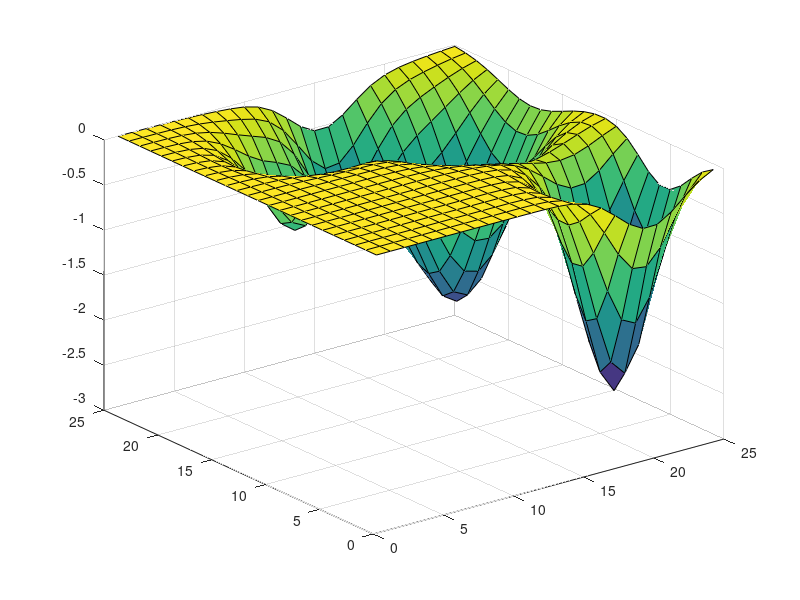

MATLAB code for this plot:
% For CPE 470/670
% By Dr. Hung (Jim) La @ 2021
%====PARAMETER OF GAUSSIAN MODEL (MULTIVARIATE NORMAL DISTRIBUTION)===
x_neg = -6;
x_pos = 6;
y_neg = -6;
y_pos = 6;

%Gaussian distribution 0
mu_x1 = 3;%2
mu_y1 = 2;%0
mu1 = [mu_x1 mu_y1];
variance_x1 = 2.25;
variance_y1 = 2.25;
rho1 = 0.1333; %correlation between 2 variabes (#1)
covariance_xy1 = rho1*sqrt(variance_x1*variance_y1);
%Sigma = 0.25*[.25 .3; .3 1];
Sigma1 = [variance_x1 covariance_xy1; covariance_xy1 variance_y1];

mu_x2 = 1;%0;
mu_y2 = 4.5;%2
mu2 = [mu_x2 mu_y2];
variance_x2 = 1.25;
variance_y2 = 1.25;
rho2 = 0.1333; %correlation between 2 variabes (#1)
covariance_xy2 = rho2*sqrt(variance_x2*variance_y2);
%Sigma = 0.25*[.25 .3; .3 1];
Sigma2 = [variance_x2 covariance_xy2; covariance_xy2 variance_y2];

mu_x3 = -2;%0;
mu_y3 = 3;%2
mu3 = [mu_x3 mu_y3];
variance_x3 = 1.25;
variance_y3 = 1.25;
rho3 = 0.1333; %correlation between 2 variabes (#1)
covariance_xy3 = rho3*sqrt(variance_x3*variance_y3);
%Sigma = 0.25*[.25 .3; .3 1];
Sigma3 = [variance_x3 covariance_xy3; covariance_xy3 variance_y3];

mu_x4 = 4;%0;
mu_y4 = -4;%2
mu4 = [mu_x4 mu_y4];
variance_x4 = 1.25;
variance_y4 = 1.25;
rho4 = 0.1333; %correlation between 2 variabes (#1)
covariance_xy4 = rho4*sqrt(variance_x4*variance_y4);
%Sigma = 0.25*[.25 .3; .3 1];
Sigma4 = [variance_x4 covariance_xy4; covariance_xy4 variance_y4];


%Devide the Region F into cells
scal = 0.5;%0.1;
x = x_neg:scal:x_pos; %x dimension of the survellance Region
y = y_neg:scal:y_pos; %y dimension of the survellance Region
[X1,X2] = meshgrid(x,y);
Theta = [30 10 8 20]; %The true constant vector

Phi = [mvnpdf([X1(:) X2(:)],mu1,Sigma1) mvnpdf([X1(:) X2(:)],mu2,Sigma2) mvnpdf([X1(:) X2(:)],mu3,Sigma3) mvnpdf([X1(:) X2(:)],mu4,Sigma4)]; %The distribution of the environment

F1 = Theta*Phi';

num_cells = length(F1);
F = reshape(F1,length(y),length(x)); %Find cell's value (y by x matrix)
%F =[F2(2,:); F2(1,:)];
figure(1), surf(-F) %Plot the true map